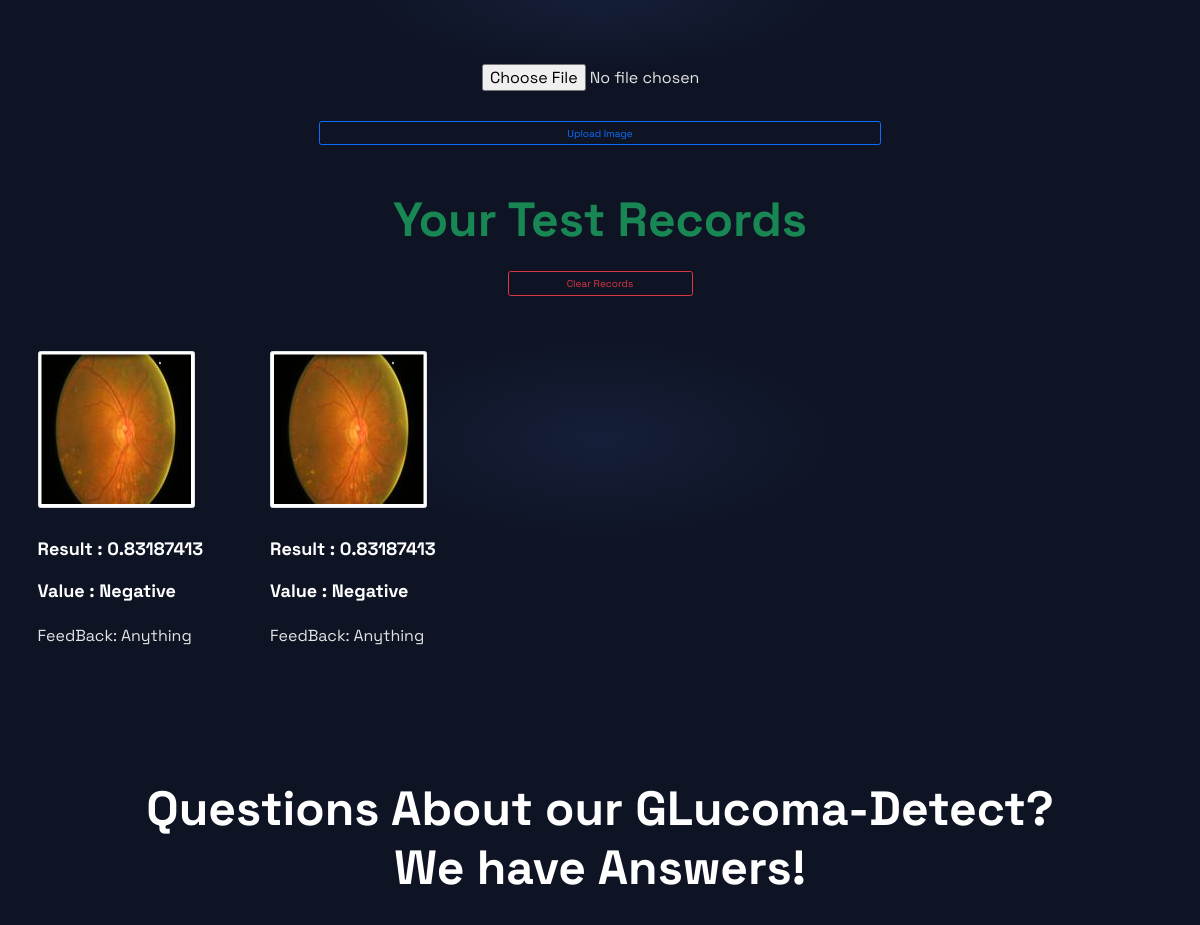
The page / (signed in, middle part) on the database as committed earlier.
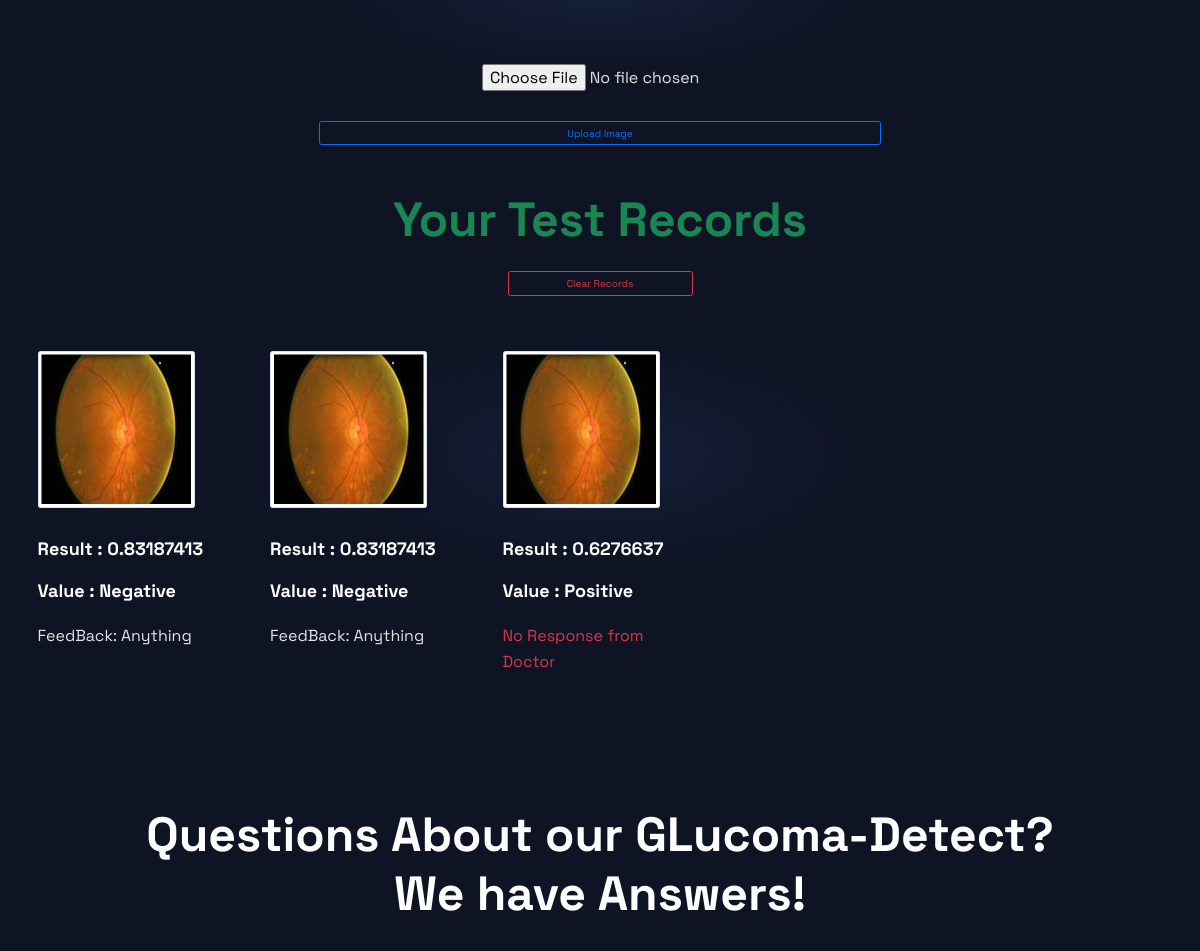
The same page on the database as committed later.
### website/models.py (models this page shows, shortened)
class AI_Response(models.Model):
    image = models.ImageField(upload_to='images', null=True, blank=True, help_text='AI Response Image')
    result = models.CharField(max_length=100)
    value = models.CharField(max_length=100)
    description = models.CharField(max_length=200, default=None, null=True)
    userId = models.ForeignKey(User, on_delete=models.CASCADE)

### website/views.py (the view)
# urls.py: path('', views.home, name='home'),
def home(request):
    images = Images.objects.all()
    records = None
    if request.user.is_authenticated:
        records = AI_Response.objects.filter(userId=request.user.id)
    context = {"images": images, "records": records}
    template_name = "website/home.html"
    return render(request, template_name, context)

### website/templates/website/home.html (shortened to what this page needs)
{% extends 'website/base.html' %}
{% load static %}
{% block content %}
<div class="rts-tools-area  bg-tools">
    <div class="container">
        <div class="row mt--25 g-5">
            <form action="{% url 'image-detection' %}" method="POST" enctype="multipart/form-data">
                <div class="col-lg-3 col-md-3 mx-auto mt-4 col-sm-8 col-8 text-center">
                    <input name="image" id="image" type="file" accept="image/*">
                </div>
                <div class="col-lg-6 col-md-6 mx-auto mt-4 col-sm-12 col-12 text-center">
                    <button id="upload-button" class="btn btn-outline-primary" type="submit">
                        Upload Image
                    </button>
                </div>
            </form>
        </div>
    </div>
</div>
<div class="rts-tools-area  bg-tools">
    {% if user.is_authenticated %}
    {% if records %}
    <div class="container">
        <div class="row">
            <div class="col-lg-12 mt-5">
                <div class="title-conter-area">
                    <h2 class="title mt-4 text-success">
                        Your Test Records
                    </h2>
                </div>
            </div>
            <div class="col-lg-2 mx-auto">
                <form action="{% url 'records-delete' %}" method="POST">
                    <button id="clear-button" class="btn btn-outline-danger" type="submit">
                        Clear Records
                    </button>
                </form>
            </div>
        </div>
        <div class="row mt--25 g-5">
            {% for report in records%}
            <div class="col-lg-2 col-md-2 ml-5 col-sm-8 col-12">
                <img src="{{report.image.url}}" alt="..." class="img-thumbnail">
                <div class="mt-5">
                    <h6>Result : {{report.result}}</h6>
                    <h6>Value : {{report.value}}</h6>
                    {% if report.description is not None %}
                    <p>FeedBack:
                        {{report.description}}
                    </p>
                    {% else %}
                    <p class="text-danger">No Response from Doctor</p>
                    {% endif %}
                </div>
            </div>
            {% endfor %}
        </div>
        {% endif %}
    </div>
    {% endif %}
</div>
<div class="rts-faq-area rts-section-gap " style="background-color:#0e1424">
    <div class="container">
        <div class="row">
            <div class="col-lg-12">
                <div class="title-conter-area">
                    <h2 class="title">
                        Questions About our GLucoma-Detect? <br>
                        We have Answers!
                    </h2>
                </div>
            </div>
        </div>
    </div>
</div>
{% endblock content %}

### website/templates/website/base.html (shortened to what this page needs)
{% load static %}
<!DOCTYPE html>
<html lang="en">
<head>
    <link rel="stylesheet" href="https://maxcdn.bootstrapcdn.com/bootstrap/4.5.2/css/bootstrap.min.css"/>
    <link rel="stylesheet preload" href="{% static 'css/plugins/fontawesome-6.css' %}" as="style">
    <link rel="stylesheet preload" href="{% static 'css/plugins/unicons.css' %}" as="style">
    <link rel="stylesheet preload" href="{% static 'css/plugins/swiper.min.css' %}" as="style">
    <link rel="stylesheet preload" href="{% static 'css/vendor/metismenu.css' %}" as="style">
    <link rel="stylesheet preload" href="{% static 'css/vendor/bootstrap.min.css' %}" as="style">
    <link rel="stylesheet preload" href="{% static 'css/style.css' %}" as="style">
</head>
<body style="background-color:#f8f9fa">
{% block content %} {% endblock content %}
</body>
{% include 'website/message.html' %}
</html>

### website/templates/website/include/Navbar.html (shortened to what this page needs)
{% load static %}

### website/templates/website/include/Footer.html (shortened to what this page needs)
{% load static %}

### website/templates/website/message.html (shortened to what this page needs)
<link rel="stylesheet" type="text/css" href="https://cdn.jsdelivr.net/npm/toastify-js/src/toastify.min.css">

Rows that differ between the two databases and show on the page:
added AI_Response: image (picture), result "0.6276637", value "Positive", shows "No Response from Doctor"
